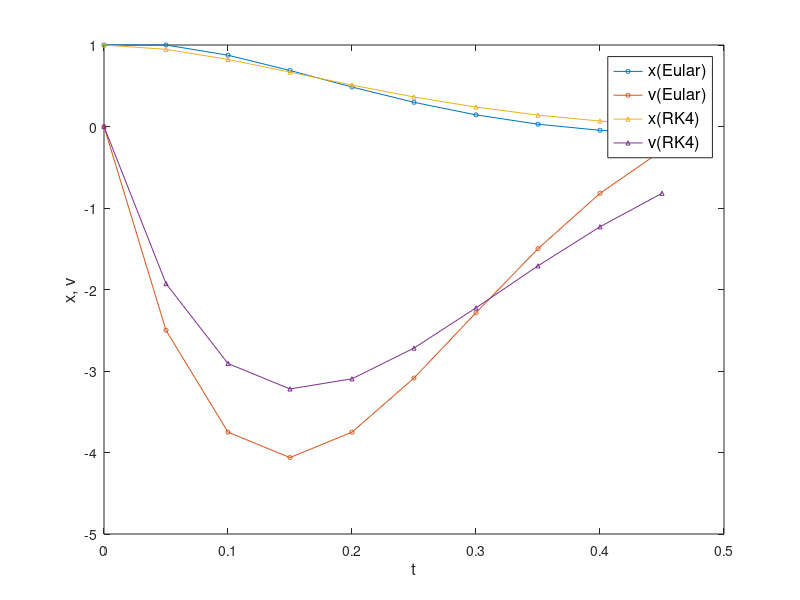

The MATLAB source for this figure:
clear
close all

global m = 1.0
global k = 50.0
global c = 10.0

function dy = eom(y)
  global m k c
  x = y(1);
  v = y(2);
  dy(1) = v;
  dy(2) = (-k*x -c*v)/m;
end

function [tout, yout] = Eular(y0, dt, tspan)
  n = (tspan(end)-tspan(1))/dt;

  t = tspan(1);
  y = y0;
  tout(1) = t;
  yout(1,:) = y;

  for i = 2:n
    t = t + dt
    y = y + eom(y)*dt;
    tout = [tout;t];
    yout = [yout;y];
  endfor
end

function [tout, yout] = RK4(y0, dt, tspan)
  n = (tspan(end)-tspan(1))/dt;

  t = tspan(1);
  y = y0;
  tout(1) = t;
  yout(1,:) = y;

  for i = 2:n
    t = t + dt
    k1 = eom(y);
    k2 = eom(y + 0.5*k1*dt);
    k3 = eom(y + 0.5*k2*dt);
    k4 = eom(y + k3*dt);
    y = y + (k1 + 2*k2 + 2*k3 + k4)*dt/6;
    tout = [tout;t];
    yout = [yout;y];
  endfor
end


y0 = [1.0, 0.0];
dt = 5*1e-2;
tspan = [0.0, 0.5];

[tout1, yout1] = Eular(y0, dt, tspan);
[tout2, yout2] = RK4(y0, dt, tspan);

figure
plot(tout1,yout1,"o-","markersize",3)
hold on
plot(tout2,yout2,"^-","markersize",3)

xlabel("t","fontsize",12)
ylabel("x, v","fontsize",12)
legend({"x(Eular)", "v(Eular)","x(RK4)","v(RK4)"},"fontsize",12)
